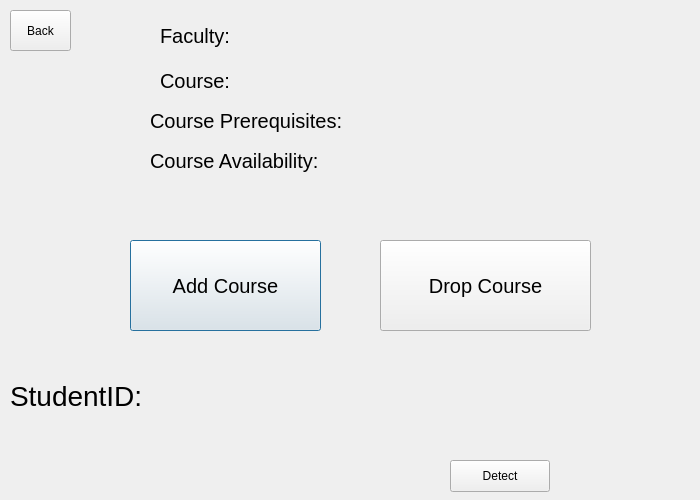
<?xml version="1.0" encoding="UTF-8"?>
<ui version="4.0">
 <class>fallTermPage</class>
 <widget class="QDialog" name="fallTermPage">
  <property name="geometry">
   <rect>
    <x>0</x>
    <y>0</y>
    <width>700</width>
    <height>500</height>
   </rect>
  </property>
  <property name="windowTitle">
   <string>Dialog</string>
  </property>
  <property name="styleSheet">
   <string notr="true">background-color:light gray</string>
  </property>
  <widget class="QPushButton" name="addcourse">
   <property name="geometry">
    <rect>
     <x>130</x>
     <y>240</y>
     <width>191</width>
     <height>91</height>
    </rect>
   </property>
   <property name="font">
    <font>
     <pointsize>15</pointsize>
    </font>
   </property>
   <property name="text">
    <string>Add Course</string>
   </property>
  </widget>
  <widget class="QLabel" name="errormessagebox">
   <property name="geometry">
    <rect>
     <x>20</x>
     <y>199</y>
     <width>661</width>
     <height>31</height>
    </rect>
   </property>
   <property name="text">
    <string/>
   </property>
  </widget>
  <widget class="QLabel" name="courseavailability">
   <property name="geometry">
    <rect>
     <x>150</x>
     <y>140</y>
     <width>341</width>
     <height>41</height>
    </rect>
   </property>
   <property name="font">
    <font>
     <pointsize>15</pointsize>
    </font>
   </property>
   <property name="text">
    <string>Course Availability:</string>
   </property>
  </widget>
  <widget class="QLabel" name="studentid">
   <property name="geometry">
    <rect>
     <x>10</x>
     <y>340</y>
     <width>371</width>
     <height>111</height>
    </rect>
   </property>
   <property name="font">
    <font>
     <pointsize>21</pointsize>
    </font>
   </property>
   <property name="text">
    <string>StudentID:</string>
   </property>
  </widget>
  <widget class="QLabel" name="facultyname">
   <property name="geometry">
    <rect>
     <x>160</x>
     <y>10</y>
     <width>361</width>
     <height>51</height>
    </rect>
   </property>
   <property name="font">
    <font>
     <pointsize>15</pointsize>
    </font>
   </property>
   <property name="text">
    <string>Faculty: </string>
   </property>
  </widget>
  <widget class="QPushButton" name="detectbutton">
   <property name="geometry">
    <rect>
     <x>450</x>
     <y>460</y>
     <width>100</width>
     <height>32</height>
    </rect>
   </property>
   <property name="text">
    <string>Detect</string>
   </property>
  </widget>
  <widget class="QLabel" name="coursename">
   <property name="geometry">
    <rect>
     <x>160</x>
     <y>50</y>
     <width>361</width>
     <height>61</height>
    </rect>
   </property>
   <property name="font">
    <font>
     <pointsize>15</pointsize>
    </font>
   </property>
   <property name="text">
    <string>Course: </string>
   </property>
  </widget>
  <widget class="QLabel" name="courseprereqs">
   <property name="geometry">
    <rect>
     <x>150</x>
     <y>80</y>
     <width>501</width>
     <height>81</height>
    </rect>
   </property>
   <property name="font">
    <font>
     <pointsize>15</pointsize>
    </font>
   </property>
   <property name="text">
    <string>Course Prerequisites:</string>
   </property>
   <property name="wordWrap">
    <bool>true</bool>
   </property>
  </widget>
  <widget class="QPushButton" name="dropcourse">
   <property name="geometry">
    <rect>
     <x>380</x>
     <y>240</y>
     <width>211</width>
     <height>91</height>
    </rect>
   </property>
   <property name="font">
    <font>
     <pointsize>15</pointsize>
    </font>
   </property>
   <property name="text">
    <string>Drop Course</string>
   </property>
  </widget>
  <widget class="QPushButton" name="detectbutton_2">
   <property name="geometry">
    <rect>
     <x>10</x>
     <y>10</y>
     <width>61</width>
     <height>41</height>
    </rect>
   </property>
   <property name="text">
    <string>Back</string>
   </property>
  </widget>
 </widget>
 <resources/>
 <connections/>
</ui>
